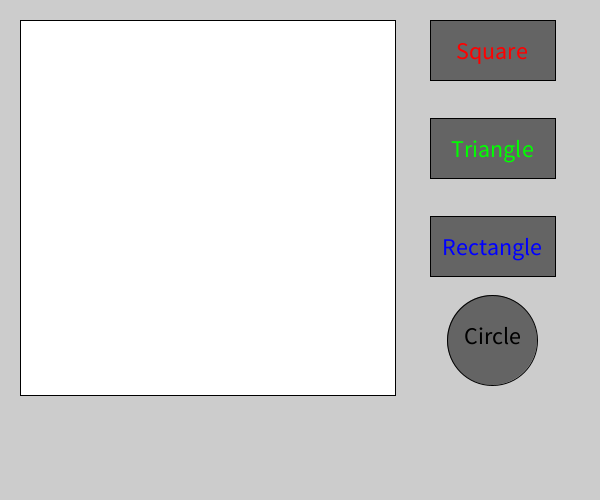
Frame 1 (no input)
Frame 60 (the mouse pressed at the canvas centre just before this capture): identical to frame 1, image omitted
Frame 120 (the mouse held since frame 60 and released just before this capture): identical to frame 1, image omitted

The Processing sketch that drew this single still picture (run headless with seeded random() and noise(); from frame 60 on, the mouse is pressed at the canvas centre):

// Processing sketch: button_examples
// ── button_examples.pde
int w = 125;
int h = 60;
int x = 430;

void setup() {
  size(600, 500);

  // white square
  rect(20, 20, 375, 375);

  fill(100);

  rect(x, 20, w, h);

  rect(x, 118, w, h);

  rect(x, 216, w, h);

  ellipse(x + 62, 340, 90, 90);

  textAlign(CENTER, CENTER);
  fill(0);
  textSize(24);
  text("Circle", x + 62, 335);

  fill(255, 0, 0);
  text("Square", x + 62, 50);

  fill(0, 255, 0);
  text("Triangle", x + 62, 148);

  fill(0, 0, 255);
  text("Rectangle", x + 62, 246);
} // end of setup function

void draw() {
}

void mousePressed() {

  if (mouseX > 430 && mouseX < 555); 
  {

    if (mouseY > 20 && mouseY < 80) {
      // redraw white background
      fill(255);
      rect(20, 20, 375, 375);

      // draw the red square
      fill(255, 0, 0);
      rect(60, 60, 100, 100);
    }

    if (mouseY > 118 && mouseY < 178) {
      fill(255);
      rect(20, 20, 375, 375);

      fill(0, 255, 0);
      triangle(100, 100, 150, 160, 50, 150);
    }

    if (mouseY > 216 && mouseY < 276) {
      fill(255);
      rect(20, 20, 375, 375);

      fill(0, 0, 255);
      rect(60, 60, 150, 50);
    }

    if (dist(mouseX, mouseY, 492, 340) < 45) {
      fill(255);
      rect(20, 20, 375, 375);

      fill(0);
      ellipse(200, 200, 100, 100);
    }
  }
}
